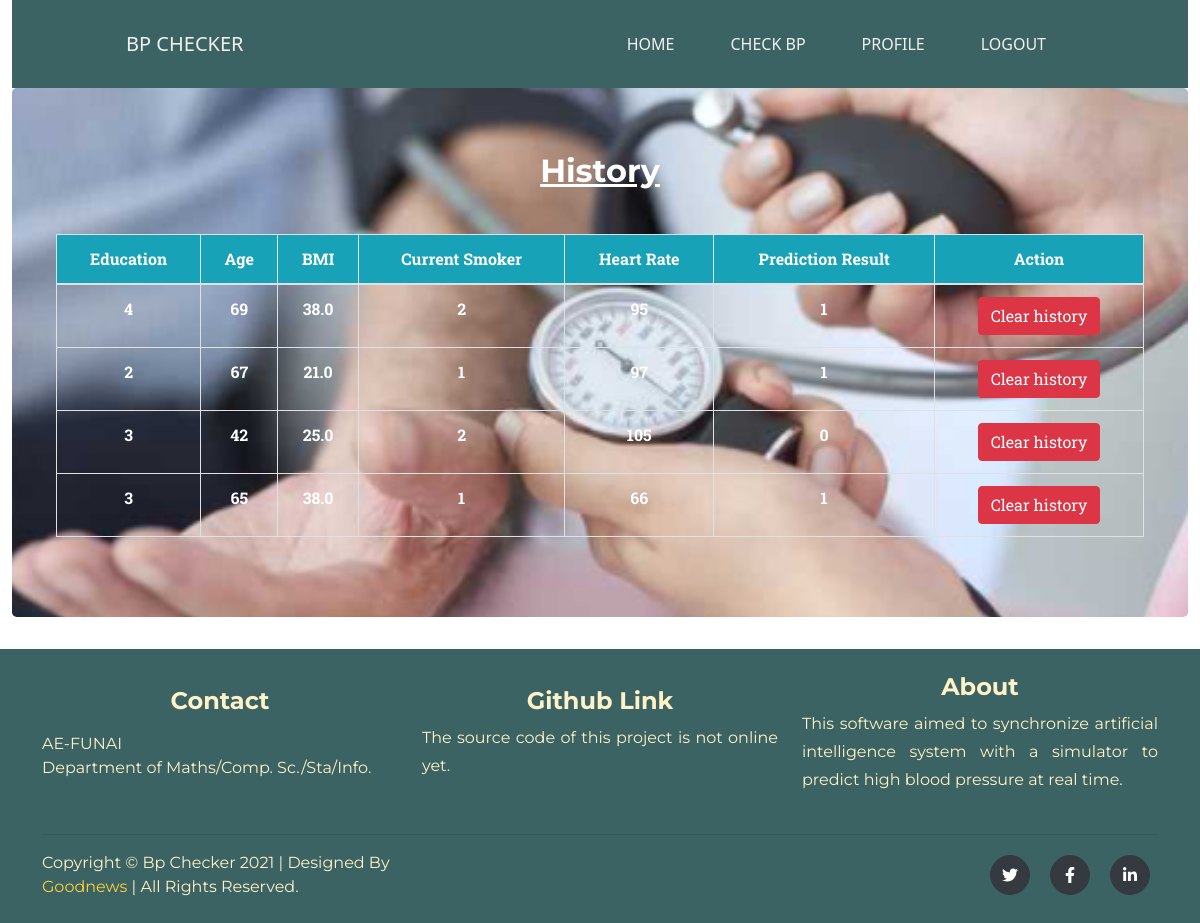
/user/history/ (signed in), run on the app's committed database.
### bp/models.py (models this page shows)
class History(models.Model):
    user = models.ForeignKey(User, on_delete=models.CASCADE)
    education = models.CharField(max_length=100)
    age = models.IntegerField()
    bmi = models.FloatField(max_length=10)
    current_smoker = models.CharField(max_length=5)
    heart_rate = models.IntegerField()
    result = models.IntegerField()

### bp/views.py (the view)
# urls.py: path('user/history/', history, name='history'),
def history(request):
    hist = History.objects.filter(user=request.user.id)
    return render(request, 'bp/history.html', {'history': hist})

### bp/templates/bp/history.html (shortened to what this page needs)
{% extends 'bp/base_bp.html' %}
{% load static%}
{% block content %}
{% include './bp_includes/nav.html' %}
<div class="jumbotron" id="bg_result">
    <div class="container pb-4"><h2 id="reg-title" class="text-white"><u>History</u></h2></div>
        <div class="container text-center">
                    <table class="table responsive table-bordered ">
                        <thead>
                            <tr class="bg-info">
                                <th scope="col">Education</th>
                                <th scope="col">Age</th>
                                <th scope="col">BMI</th>
                                <th scope="col">Current Smoker</th>
                                <th scope="col">Heart Rate</th>
                                <th scope="col">Prediction Result</th>
                                <th scope="col">Action  </th>
                            </tr>
                        </thead>
                        <tbody>
                        {% if history %}
                            {% for h in history %}
                            <tr class="text-white font-weight-bold">
                                <td>{{h.education}}</td>
                                <td>{{h.age}}</td>
                                <td>{{h.bmi}}</td>
                                <td>{{h.current_smoker}}</td>
                                <td>{{h.heart_rate}}</td>
                                <td>{{h.result}}</td>
                                <td><a href="{% url 'delete_history' id=h.id %}"><button class="btn btn-danger">Clear history</button></a></td>
                            </tr>
                            {% endfor %}
                        {% endif %}
                        </tbody>
                    </table>
        </div>
    </div>
</div>
{% include 'include_folder/footer.html' %}
{% endblock%}

### bp/templates/bp/base_bp.html (shortened to what this page needs)
{% extends 'base.html' %}

### templates/base.html (shortened to what this page needs)
 {% load static %}
<!DOCTYPE html>
<html lang="en">
    <head>
        <link rel="stylesheet" href="{% static 'css/main.css' %}" >
    </head>
    <body id="page-top">
         <div class="container-fluid ">
            {% block content %}
            {% endblock  %}
    </body>
</html>

### bp/templates/bp/bp_includes/nav.html (shortened to what this page needs)
<nav class="navbar navbar-expand-lg navbar-light bg-dark p-4">
  <a class="navbar-brand" id="navbar-brand" href="{% url 'index_url' %}">Bp Checker</a>
  <div class="collapse navbar-collapse justify-content-end" id="navbarNavDropdown">
    <ul class="navbar-nav">
      <li class="nav-item active" id="navItem">
        <a class="nav-link" id="navlink" href="{% url 'user_dashboard' %}"
          >Home <span class="sr-only">(current)</span></a
        >
      </li>
      <li class="nav-item" id="navItem">
        <a class="nav-link" id="navlink" href="{% url 'prediction'  %}">Check Bp</a>
      </li>
      <li class="nav-item" id="navItem">
        <a class="nav-link" id="navlink" href="{% url 'setting' %}">Profile</a>
      </li>
      <li class="nav-item" id="navItem">
        <a class="nav-link" id="navlink" href="{% url 'logout'  %}">Logout</a>
      </li>
    </ul>
  </div>
</nav>

### templates/include_folder/footer.html (shortened to what this page needs)
        <footer class="footer py-4">
            <div class="container">
                <div class="row align-items-center mb-4">
                    <div class="col-lg-4 text-lg-left">
                    <h4 class="text-center">Contact</h4>
                    <p class="text-justify text-italic">
                    <div>AE-FUNAI</div>
                    <div>Department of Maths/Comp. Sc./Sta/Info.</div>
                    </p>
                    </div>
                    <div class="col-lg-4 my-3 my-lg-0">
                        <h4 class="text-center">Github Link</h4>
                        <p class="text-justify">The source code of this project is not online yet.</p>
                    </div>
                    <div class="col-lg-4 text-lg-right">
                        <h4 class="text-center">About</h4>
                        <p class="text-justify">This software aimed to synchronize artificial intelligence
                        system with a simulator to predict high blood pressure at real time. </p>
                    </div>
                </div><hr>
                <div class="row align-items-center">
                    <div class="col-lg-4 text-lg-left">Copyright © Bp Checker 2021 | Designed By <a href="">Goodnews</a> | All Rights Reserved.</div>
                    <div class="col-lg-4 text-lg-right">
                        <a class="btn btn-dark btn-social mx-2" href="#!"><i class="fab fa-twitter"></i></a>
                        <a class="btn btn-dark btn-social mx-2" href="#!"><i class="fab fa-facebook-f"></i></a>
                        <a class="btn btn-dark btn-social mx-2" href="#!"><i class="fab fa-linkedin-in"></i></a>
                    </div>
                </div>
            </div>
        </footer>

### data on the page
History: education "4", age "69", bmi "38.0", current_smoker "2", heart_rate "95", result "1"
History: education "2", age "67", bmi "21.0", current_smoker "1", heart_rate "97", result "1"
History: education "3", age "42", bmi "25.0", current_smoker "2", heart_rate "105", result "0"
History: education "3", age "65", bmi "38.0", current_smoker "1", heart_rate "66", result "1"
